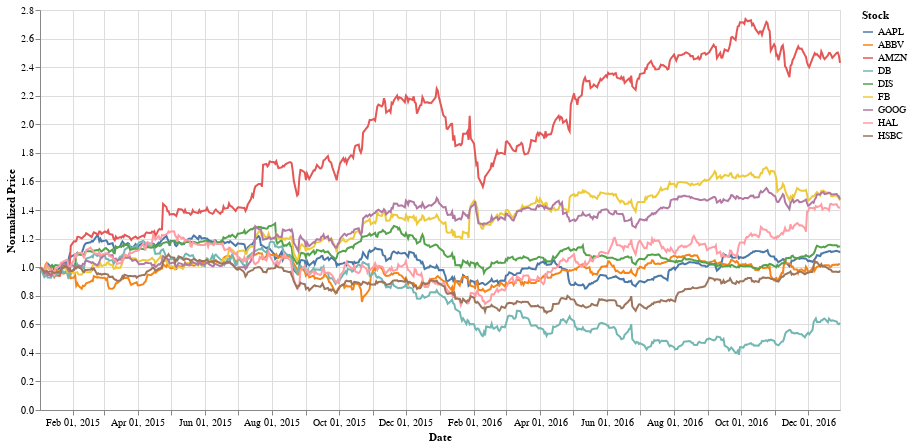

The notebook cell saved with this chart:
### Markdown cell above
# EDA

### Code cell
# Normalize the prices (price today divided by price on the first recorded day)
normalized_prices = stockPrices / stockPrices.iloc[0]

# Melt the DataFrame for easier plotting with Altair
long_normalized_prices = normalized_prices.reset_index().melt(
    id_vars='Date',
    var_name='stock',
    value_name='normalized_price'
)

# Plot the normalized prices using Altair
chart = alt.Chart(long_normalized_prices).mark_line().encode(
    x=alt.X('yearmonthdate(Date):T', title='Date'),
    y=alt.Y('normalized_price:Q', title='Normalized Price'),
    color=alt.Color('stock:N', title='Stock')
).properties(
    width=800,
    height=400
)

# To display the chart in a Jupyter notebook or similar environment, just type 'chart'
chart

### Figure 1 — Vega-Lite specification as saved in the notebook (floating-point values rounded to 4 significant figures; data arrays with more than 128 entries replaced by an {"elided": "..."} marker saying what was removed)
{"config": {"view": {"continuousWidth": 300, "continuousHeight": 300}}, "data": {"name": "data-ffcbe99567409822b436ca946069fac3"}, "mark": {"type": "line"}, "encoding": {"color": {"field": "stock", "title": "Stock", "type": "nominal"}, "x": {"field": "Date", "timeUnit": "yearmonthdate", "title": "Date", "type": "temporal"}, "y": {"field": "normalized_price", "title": "Normalized Price", "type": "quantitative"}}, "height": 400, "width": 800, "$schema": "https://vega.github.io/schema/vega-lite/v5.17.0.json", "datasets": {"data-ffcbe99567409822b436ca946069fac3": {"elided": "4536 records"}}}
